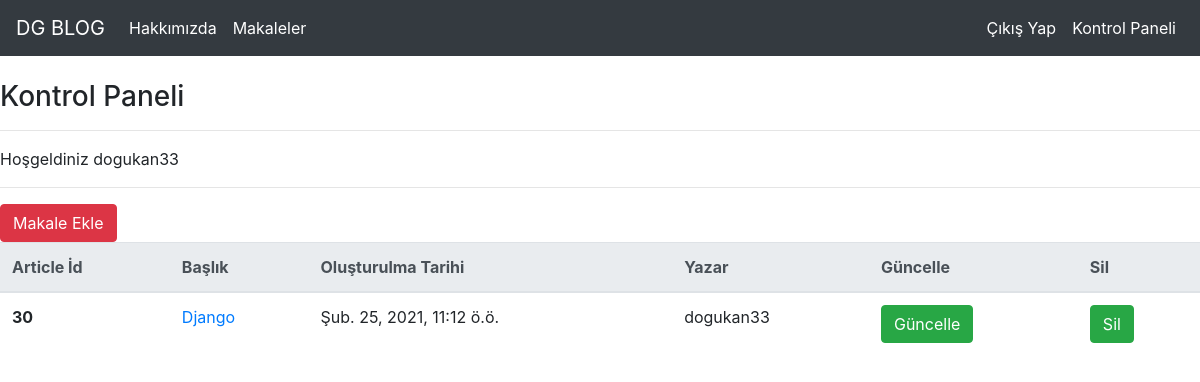
Screenshot of /articles/dashboard/ (signed in) with the database file from the repository.
### article/models.py (models this page shows, shortened)
class Article(models.Model):
    author = models.ForeignKey("auth.User",on_delete= models.CASCADE,verbose_name="Yazar")
    title = models.CharField(max_length=50,verbose_name="Başlık")
    content=RichTextField(verbose_name="İçerik")
    created_date = models.DateTimeField(auto_now_add=True,verbose_name="Oluşturulma Tarihi")
    article_image = models.ImageField(blank=True,null=True,verbose_name="Makaleye Resim Yükleme")
    class Meta():
        ordering = ['-created_date']

### article/views.py (the view)
# urls.py: path("dashboard/",views.dashboard,name="dashboard"),
@login_required(login_url="user:login")
def dashboard(request):
    artcle = Article.objects.filter(author=request.user)
    context={
        "article":artcle
    }
    return render(request,"dashboard.html",context)

### article/templates/dashboard.html
{% extends "layout.html" %}
{% block body %}
<h3>Kontrol Paneli </h3>
<hr>
<p>Hoşgeldiniz {{request.user.username}}</p>
<hr>
<a class = "btn btn-danger" href="{% url 'article:addarticle' %}">Makale Ekle</a>
{% if article %}
<table class="table">
    <thead class="thead-light">
      <tr>
        <th scope="col">Article İd</th>
        <th scope="col">Başlık</th>
        <th scope="col">Oluşturulma Tarihi</th>
        <th scope="col">Yazar</th>
        <th scope="col">Güncelle</th>
        <th scope="col">Sil</th>
      </tr>
    </thead>
    <tbody>
        {% for articles in article %}
        <tr>
            <th scope="row">{{articles.id}}</th>
            <td><a href="{% url 'article:details' articles.id %}">{{articles.title}}</a></td>
            <td>{{articles.created_date}}</td>
            <td>{{articles.author.username}}</td>
            <td><a class = "btn btn-success" href="{% url 'article:uptade' articles.id %}">Güncelle</a></td>
            <td><a  class = "btn btn-success"href="{% url 'article:delete' articles.id %}">Sil</a></td>
          </tr>
          {% endfor %}
        </tbody>
        </table>
{% else %}
<div class="alert alert-danger" role="alert">
    Henüz bir makaleniz yok!
  </div>
{% endif %}
{% endblock %}

### rows the page displays
Article: id "30", title "Django", created_date "Şub. 25, 2021, 11:12 ö.ö.", author.username "dogukan33"

### other values shown
{{ request.user.username }} "dogukan33"
